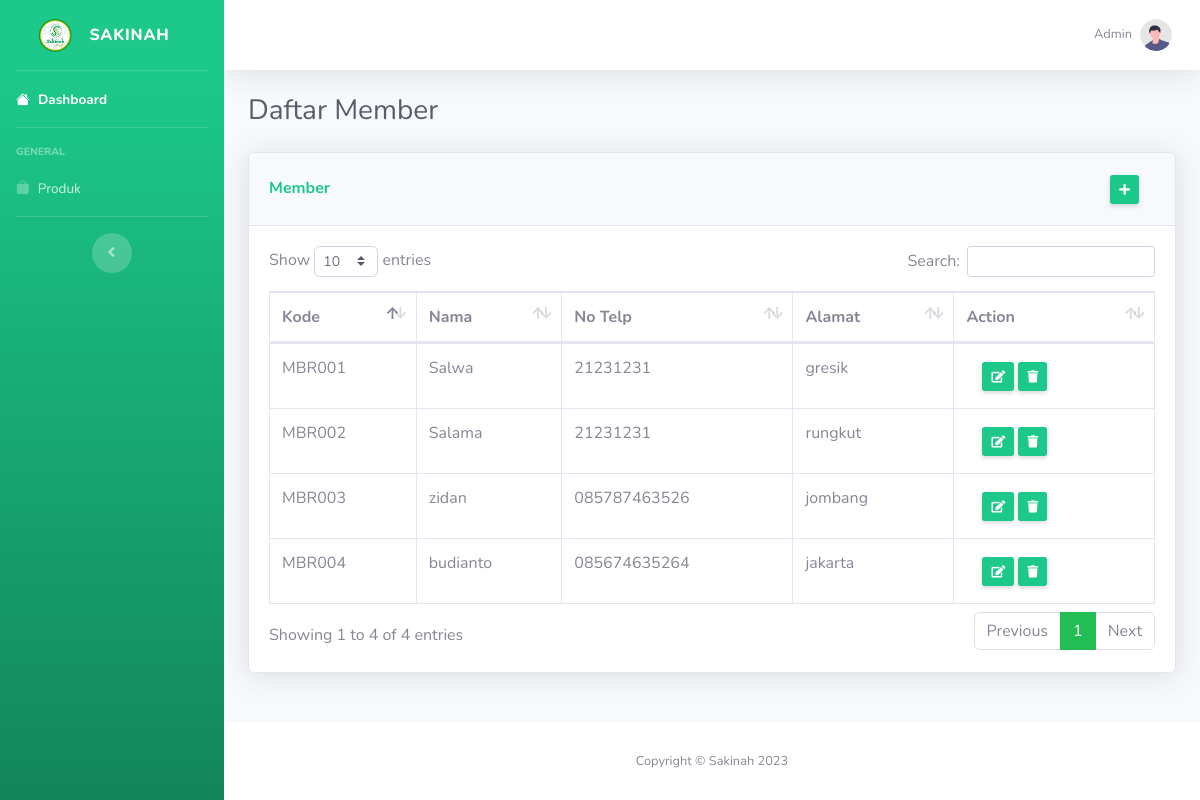
Screenshot of /member.php (signed in) with the database file from the repository.
### tables this page shows
CREATE TABLE `pelanggan` (
  `ID_PELANGGAN` varchar(10) NOT NULL,
  `NAMA_PELANGGAN` varchar(100) NOT NULL,
  `NOTELP_PELANGGAN` varchar(15) NOT NULL,
  `ALAMAT` varchar(100) DEFAULT NULL
);

### functions.php (called while the page is built, shortened)
<?php
$conn = mysqli_connect("localhost", "root", "", "sakinah");
function query($query)
{
    global $conn;
    $result = mysqli_query($conn, $query);
    $rows = [];
    while ($row = mysqli_fetch_array($result)) {
        $rows[] = $row;
    }
    return $rows;
}

### member.php (the view, shortened to what this page needs)
<?php
require 'functions.php';
$member = query("SELECT * FROM pelanggan");
$userRole = $_SESSION['userRole'];
?>
<!DOCTYPE html>
<html lang="en">
<head>
    <link rel="stylesheet" href="https://cdn.jsdelivr.net/npm/bootstrap-icons@1.10.5/font/bootstrap-icons.css">
    <link href="vendor/fontawesome-free/css/all.min.css" rel="stylesheet" type="text/css">
    <link href="css/sb-admin-2.min.css" rel="stylesheet">
    <link href="vendor/datatables/dataTables.bootstrap4.min.css" rel="stylesheet">
</head>
<body id="page-top">
    <div id="wrapper">
        <ul class="navbar-nav bg-gradient-success sidebar sidebar-dark accordion" id="accordionSidebar">
            <a class="sidebar-brand d-flex align-items-center justify-content-center" href="index.php">
                <div class="sidebar-brand-icon">
                    <img id="logoimg" src="./img/sakinahlogo.png" width="35dp" alt="">
                </div>
                <div class="sidebar-brand-text mx-3">Sakinah
                </div>
            </a>
            <hr class="sidebar-divider my-0">
            <li class="nav-item active">
                <a class="nav-link" href="index.php">
                    <i class="bi bi-house-fill"></i>
                    <span>Dashboard</span></a>
            </li>
            <hr class="sidebar-divider">
            <div class="sidebar-heading">
                General
            </div>
            <li class="nav-item">
                <a class="nav-link collapsed" href="produk.php">
                    <i class="bi bi-bag-fill"></i>
                    <span>Produk</span>
                </a>
            </li>
            <hr class="sidebar-divider">
            <div class="text-center d-none d-md-inline">
                <button class="rounded-circle border-0" id="sidebarToggle"></button>
            </div>
        </ul>
        <div id="content-wrapper" class="d-flex flex-column">
            <div id="content">
                <nav class="navbar navbar-expand navbar-light bg-white topbar mb-4 static-top shadow">
                    <ul class="navbar-nav ml-auto">
                        <li class="nav-item dropdown no-arrow">
                            <a class="nav-link dropdown-toggle" href="#" id="userDropdown" role="button"
                                data-toggle="dropdown" aria-haspopup="true" aria-expanded="false">
                                <span class="mr-2 d-none d-lg-inline text-gray-600 small">
                                    <?php echo $userRole; ?>
                                </span>
                                <img class="img-profile rounded-circle" src="img/undraw_profile.svg">
                            </a>
                        </li>
                    </ul>
                </nav>
                <div class="container-fluid">
                    <div class="d-sm-flex align-items-center justify-content-between mb-4">
                        <h1 class="h3 mb-0 text-gray-800">Daftar Member</h1>
                    </div>
                    <div class="card shadow mb-4">
                        <div class="card-header py-3 d-sm-flex align-items-center justify-content-between">
                            <h6 class="m-0 font-weight-bold text-success">Member</h6>
                            <li class="nav-link">
                                <a onclick="return cekAkses();" href="tambahmember.php"
                                    class="d-none d-sm-inline btn btn-sm btn-success shadow-sm"><i
                                        class="fas fa-plus fa-sm text-white-100"></i></a>
                            </li>
                        </div>
                        <div class="card-body">
                            <div class="table-responsive">
                                <table class="table table-bordered" id="dataTable" width="100%" cellspacing="0">
                                    <thead>
                                        <tr>
                                            <th>Kode</th>
                                            <th>Nama</th>
                                            <th>No Telp</th>
                                            <th>Alamat</th>
                                            <th>Action</th>
                                        </tr>
                                    </thead>
                                    <tbody>
                                        <?php foreach ($member as $row): ?>
                                            <tr>
                                                <td>
                                                    <?= $row["ID_PELANGGAN"]; ?>
                                                </td>
                                                <td>
                                                    <?= $row["NAMA_PELANGGAN"]; ?>
                                                </td>
                                                <td>
                                                    <?= $row["NOTELP_PELANGGAN"]; ?>
                                                </td>
                                                <td>
                                                    <?= $row["ALAMAT"]; ?>
                                                </td>
                                                <td>
                                                    <li class="nav-link">
                                                        <a onclick="return cekAkses();"
                                                            href="updatemember.php?id=<?= $row["ID_PELANGGAN"]; ?>"
                                                            class="d-none d-sm-inline btn btn-sm btn-success shadow-sm"><i
                                                                class="fas fa-edit fa-sm text-white-100"></i></a>
                                                        <a onclick="return cekAkses();"
                                                            href="hapusmember.php?id=<?= $row["ID_PELANGGAN"]; ?>"
                                                            class="d-none d-sm-inline btn btn-sm btn-success shadow-sm"><i
                                                                class="fas fa-trash fa-sm text-white-100"></i></a>
                                                    </li>
                                                </td>
                                            </tr>
                                        <?php endforeach; ?>
                                    </tbody>
                                </table>
                            </div>
                        </div>
                    </div>
                </div>
            </div>
            <footer class="sticky-footer bg-white">
                <div class="container my-auto">
                    <div class="copyright text-center my-auto">
                        <span>Copyright &copy; Sakinah 2023</span>
                    </div>
                </div>
            </footer>
        </div>
    </div>
</body>
</html>

### rows the page displays
pelanggan: ID_PELANGGAN "MBR001", NAMA_PELANGGAN "Salwa", NOTELP_PELANGGAN "21231231", ALAMAT "gresik"
pelanggan: ID_PELANGGAN "MBR002", NAMA_PELANGGAN "Salama", NOTELP_PELANGGAN "21231231", ALAMAT "rungkut"
pelanggan: ID_PELANGGAN "MBR003", NAMA_PELANGGAN "zidan", NOTELP_PELANGGAN "085787463526", ALAMAT "jombang"
pelanggan: ID_PELANGGAN "MBR004", NAMA_PELANGGAN "budianto", NOTELP_PELANGGAN "085674635264", ALAMAT "jakarta"

### other values shown
$userRole "Admin"
